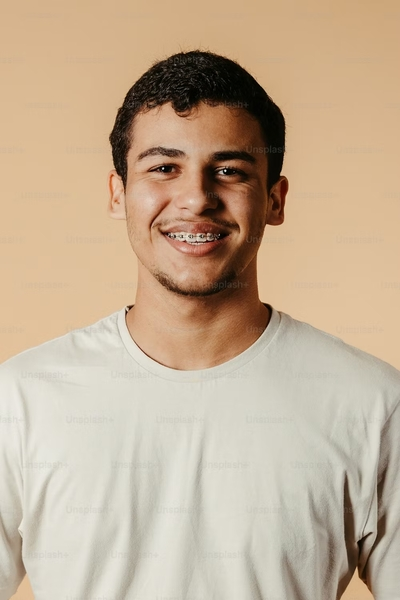
#> input picture images/persona.jpg, 400 x 600 px, found by its file name
$ python prueba5.py
#> lines starting #> are read from the running program, lines starting #| are printed output that depends on the picture
import cv2
import numpy as np

img = cv2.imread('images/persona.jpg')
#> img is the input picture: shape (600, 400, 3); mean B, G, R 149.5, 174.4, 195.5
rows, cols = img.shape[:2]
#> rows = 600; cols = 400
img_resized = cv2.resize(img, (400, 520))
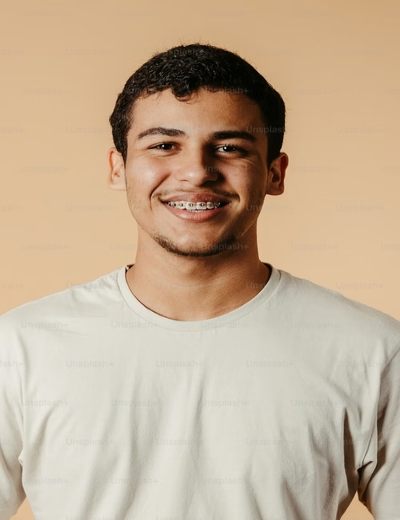
#> img_resized: shape (520, 400, 3); mean B, G, R 149.5, 174.4, 195.4

src_points = np.float32([[0,0], [cols-1,0], [0,rows-1]])
#> src_points = [[0, 0], [399, 0], [0, 599]]
dst_points = np.float32([[0,0], [int(0.6*(cols-1)),0], [int(0.4*(cols-1)),rows-1]])
#> dst_points = [[0, 0], [239, 0], [159, 599]]

affine_matrix = cv2.getAffineTransform(src_points, dst_points)
#> affine_matrix = [[0.599, 0.265, 0], [0, 1, 0]]
img_output = cv2.warpAffine(img, affine_matrix, (cols,rows))
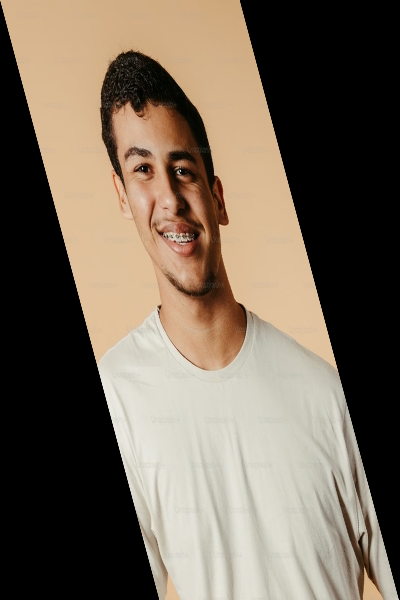
#> img_output: shape (600, 400, 3); mean B, G, R 89.6, 104.5, 117.1
img_output_resized = cv2.resize(img_output, (400, 520))
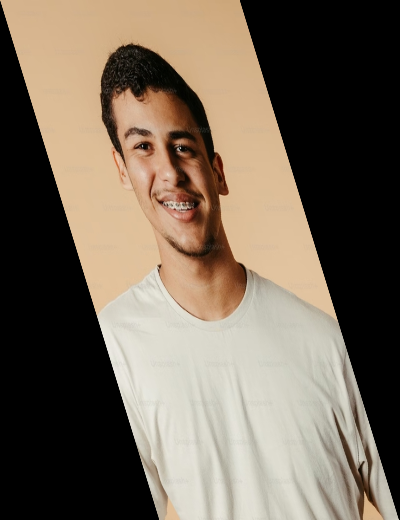
#> img_output_resized: shape (520, 400, 3); mean B, G, R 89.5, 104.4, 117.1

cv2.imshow('Input', img_resized)
cv2.imshow('Output', img_output_resized)
cv2.waitKey()
